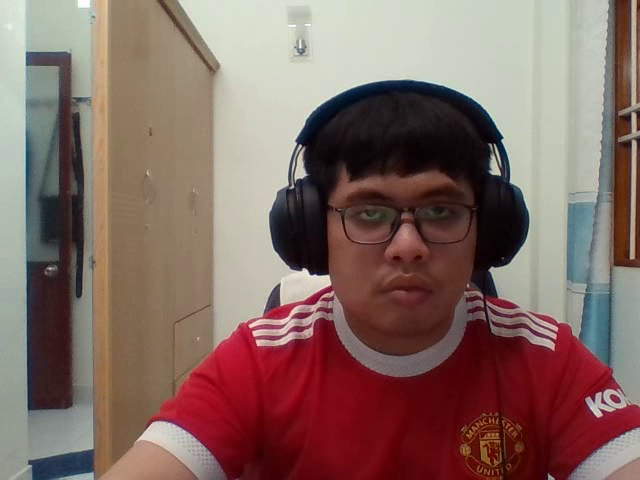
#> input picture frame 10 of Notebook/DATA/student_capture.mp4, 640 x 480 px, given in place of the camera
$ jupyter execute Video_Basic.ipynb   (text cells are left out)
#> lines starting #> are read from the running program, lines starting #| are printed output that depends on the picture; after the words box and inside, x2 and y2 are one past the last pixel; in counts of white or black regions, pixels touching at a corner belong together; pictures that were not available may be replaced by others from this repository, and a replacement may not be noted
[cell 1]
## PUT THIS ALL IN ONE CELL!

import cv2


# Connects to your computer's default camera
cap = cv2.VideoCapture(0)


# Automatically grab width and height from video feed
# (returns float which we need to convert to integer for later on!)
width = int(cap.get(cv2.CAP_PROP_FRAME_WIDTH))
height = int(cap.get(cv2.CAP_PROP_FRAME_HEIGHT))

while True:

    # Capture frame-by-frame
    ret, frame = cap.read()
#> frame is the input picture: shape (480, 640, 3); mean B, G, R 99.5, 106.1, 131.8

    # Our operations on the frame come here
    gray = cv2.cvtColor(frame, cv2.COLOR_BGR2GRAY)
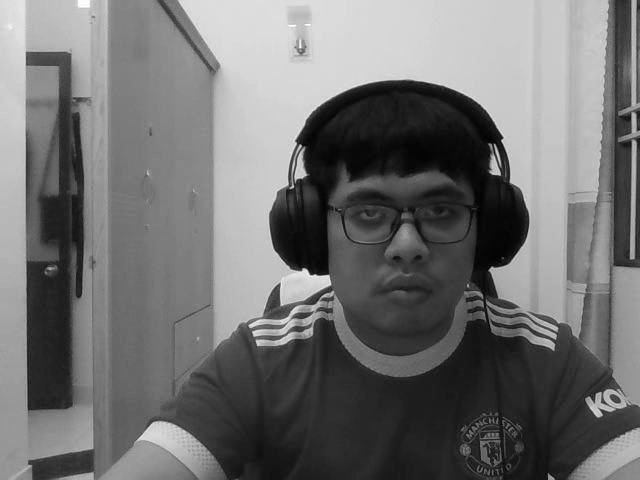
#> gray: shape (480, 640); min 1, max 254, mean 113

    # Display the resulting frame
    cv2.imshow('frame',gray)

    # This command let's us quit with the "q" button on a keyboard.
    # Simply pressing X on the window won't work!
    if cv2.waitKey(1) & 0xFF == ord('q'):
#> (key q is pressed here)
        break

# When everything done, release the capture and destroy the windows
cap.release()
cv2.destroyAllWindows()

[cell 2]
import cv2

cap = cv2.VideoCapture(0)

# Automatically grab width and height from video feed
# (returns float which we need to convert to integer for later on!)
width = int(cap.get(cv2.CAP_PROP_FRAME_WIDTH))
height = int(cap.get(cv2.CAP_PROP_FRAME_HEIGHT))


# MACOS AND LINUX: *'XVID' (MacOS users may want to try VIDX as well just in case)
# WINDOWS *'VIDX'
writer = cv2.VideoWriter('../DATA/student_capture.mp4', cv2.VideoWriter_fourcc(*'XVID'),25, (width, height))


## This loop keeps recording until you hit Q or escape the window
## You may want to instead use some sort of timer, like from time import sleep and then just record for 5 seconds.

while True:
    # Capture frame-by-frame
    ret, frame = cap.read()


    # Write the video
    writer.write(frame)

    # Display the resulting frame
    cv2.imshow('frame',frame)

    # This command let's us quit with the "q" button on a keyboard.
    # Simply pressing X on the window won't work!
    if cv2.waitKey(1) & 0xFF == ord('q'):
#> (key q is pressed here)
        break


cap.release()
writer.release()
cv2.destroyAllWindows()

[cell 3]
# Run everything in one cell!

[cell 4]
import cv2
import time
# Same command function as streaming, its just now we pass in the file path, nice!
cap = cv2.VideoCapture('../DATA/video_capture.mp4')

# FRAMES PER SECOND FOR VIDEO
fps = 25

# Always a good idea to check if the video was acutally there
# If you get an error at thsi step, triple check your file path!!
if cap.isOpened()== False:
    print("Error opening the video file. Please double check your file path for typos. Or move the movie file to the same location as this script/notebook")


# While the video is opened
while cap.isOpened():


    # Read the video file.
    ret, frame = cap.read()

    # If we got frames, show them.
    if ret == True:


         # Display the frame at same frame rate of recording
        # Watch lecture video for full explanation
        time.sleep(1/fps)
        cv2.imshow('frame',frame)

        # Press q to quit
        if cv2.waitKey(25) & 0xFF == ord('q'):

#> (key q is pressed here)
            break

    # Or automatically break this whole loop if the video is over.
    else:
        break

cap.release()
# Closes all the frames
cv2.destroyAllWindows()

[cell 5]
import cv2

cap = cv2.VideoCapture(0)


# Automatically grab width and height from video feed
# (returns float which we need to convert to integer for later on!)
width = int(cap.get(cv2.CAP_PROP_FRAME_WIDTH))
height = int(cap.get(cv2.CAP_PROP_FRAME_HEIGHT))

# We're using // here because in Python // allows for int classical division,
# because we can't pass a float to the cv2.rectangle function

# Coordinates for Rectangle
x = width//2
y = height//2

# Width and height
w = width//4
h = height//4

while True:
    # Capture frame-by-frame
    ret, frame = cap.read()

    # Draw a rectangle on stream

    cv2.rectangle(frame, (x, y), (x+w, y+h), color=(0,0,255),thickness= 4)
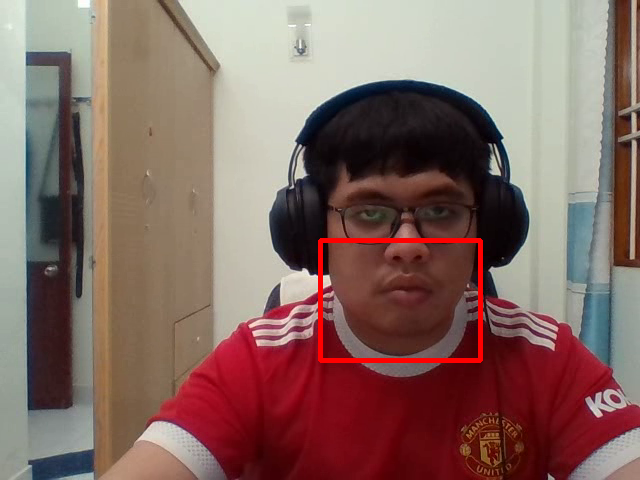
#> frame: shape (480, 640, 3); 0.91% of pixels changed, all inside (x1, y1, x2, y2) = (318, 238, 483, 363)

    # Display the resulting frame
    cv2.imshow('frame', frame)

   # This command let's us quit with the "q" button on a keyboard.
    # Simply pressing X on the window won't work!
    if cv2.waitKey(1) & 0xFF == ord('q'):
#> (key q is pressed here)
        break

# When everything is done, release the capture
cap.release()
cv2.destroyAllWindows()

[cell 6]
import cv2
import numpy as np

[cell 7]
import cv2
# Create a function based on a CV2 Event (Left button click)

# mouse callback function
def draw_rectangle(event,x,y,flags,param):

    global pt1,pt2,topLeft_clicked,botRight_clicked

    # get mouse click
    if event == cv2.EVENT_LBUTTONDOWN:

        if topLeft_clicked == True and botRight_clicked == True:
            topLeft_clicked = False
            botRight_clicked = False
            pt1 = (0,0)
            pt2 = (0,0)

        if topLeft_clicked == False:
            pt1 = (x,y)
            topLeft_clicked = True

        elif botRight_clicked == False:
            pt2 = (x,y)
            botRight_clicked = True


# Haven't drawn anything yet!

pt1 = (0,0)
pt2 = (0,0)
topLeft_clicked = False
botRight_clicked = False

cap = cv2.VideoCapture(0)

# Create a named window for connections
cv2.namedWindow('Test')

# Bind draw_rectangle function to mouse cliks
cv2.setMouseCallback('Test', draw_rectangle)


while True:
    # Capture frame-by-frame
    ret, frame = cap.read()

    if topLeft_clicked:
        cv2.circle(frame, center=pt1, radius=5, color=(0,0,255), thickness=-1)

    #drawing rectangle
    if topLeft_clicked and botRight_clicked:
        cv2.rectangle(frame, pt1, pt2, (0, 0, 255), 2)


    # Display the resulting frame
    cv2.imshow('Test', frame)

    # This command let's us quit with the "q" button on a keyboard.
    # Simply pressing X on the window won't work!
    if cv2.waitKey(1) & 0xFF == ord('q'):
#> (key q is pressed here)

$ run again, starting later in the video
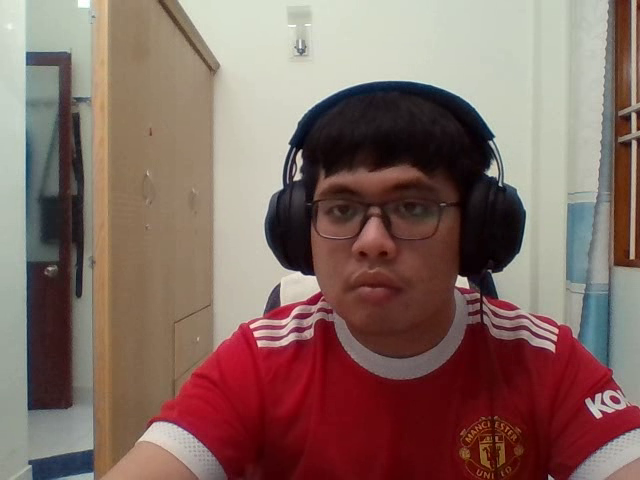
#> input picture frame 45 of Notebook/DATA/student_capture.mp4, 640 x 480 px, given in place of the camera
#> frame is the input picture: shape (480, 640, 3); mean B, G, R 98.9, 106.2, 132.2
#> `gray = cv2.cvtColor(frame, cv2.COLOR_BGR2GRAY)`:
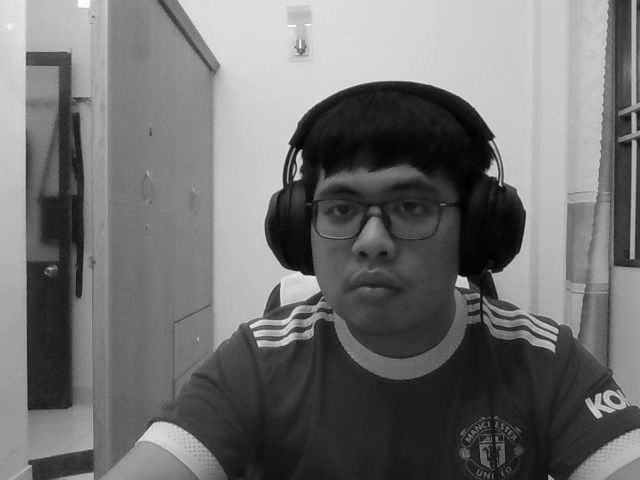
#> gray: shape (480, 640); min 0, max 255, mean 113.1
#> `cv2.rectangle(frame, (x, y), (x+w, y+h), color=(0,0,255),thickness= 4)`:
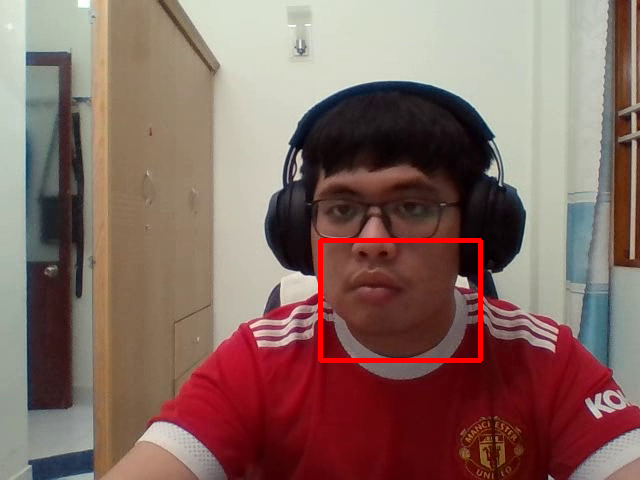
#> frame: shape (480, 640, 3); 0.91% of pixels changed, all inside (x1, y1, x2, y2) = (318, 238, 483, 363)

$ run again, starting later in the video
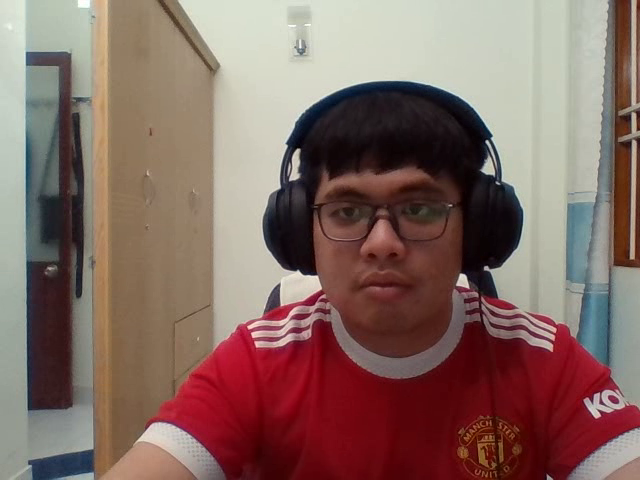
#> input picture frame 80 of Notebook/DATA/student_capture.mp4, 640 x 480 px, given in place of the camera
#> frame is the input picture: shape (480, 640, 3); mean B, G, R 99.2, 106.3, 132.7
#> `gray = cv2.cvtColor(frame, cv2.COLOR_BGR2GRAY)`:
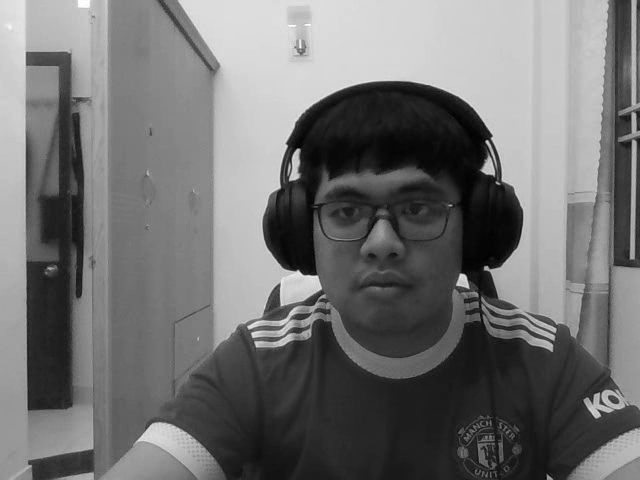
#> gray: shape (480, 640); min 0, max 255, mean 113.3
#> `cv2.rectangle(frame, (x, y), (x+w, y+h), color=(0,0,255),thickness= 4)`:
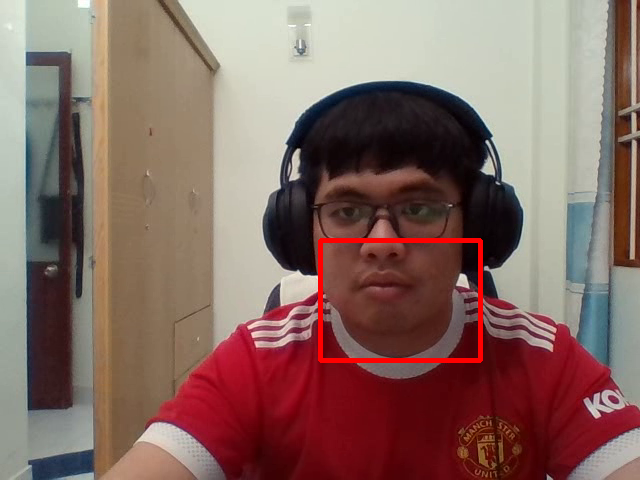
#> frame: shape (480, 640, 3); 0.91% of pixels changed, all inside (x1, y1, x2, y2) = (318, 238, 483, 363)
